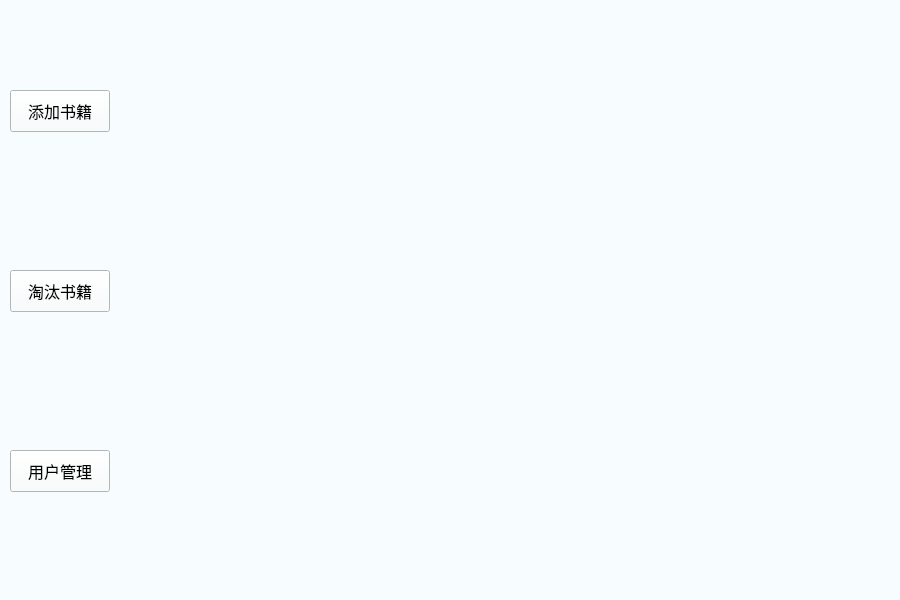
<?xml version="1.0" encoding="UTF-8"?>
<ui version="4.0">
 <class>Form</class>
 <widget class="QWidget" name="Form">
  <property name="geometry">
   <rect>
    <x>0</x>
    <y>0</y>
    <width>900</width>
    <height>600</height>
   </rect>
  </property>
  <property name="sizePolicy">
   <sizepolicy hsizetype="Preferred" vsizetype="Preferred">
    <horstretch>0</horstretch>
    <verstretch>0</verstretch>
   </sizepolicy>
  </property>
  <property name="windowTitle">
   <string>&quot;欢迎登陆图书馆管理系统&quot;</string>
  </property>
  <property name="styleSheet">
   <string notr="true">background-color: rgb(247, 253, 255);</string>
  </property>
  <widget class="QPushButton" name="addBookButton">
   <property name="geometry">
    <rect>
     <x>10</x>
     <y>90</y>
     <width>100</width>
     <height>42</height>
    </rect>
   </property>
   <property name="sizePolicy">
    <sizepolicy hsizetype="Fixed" vsizetype="Fixed">
     <horstretch>0</horstretch>
     <verstretch>0</verstretch>
    </sizepolicy>
   </property>
   <property name="minimumSize">
    <size>
     <width>100</width>
     <height>42</height>
    </size>
   </property>
   <property name="maximumSize">
    <size>
     <width>100</width>
     <height>42</height>
    </size>
   </property>
   <property name="font">
    <font>
     <family>宋体</family>
     <pointsize>12</pointsize>
     <weight>50</weight>
     <bold>false</bold>
    </font>
   </property>
   <property name="text">
    <string>添加书籍</string>
   </property>
  </widget>
  <widget class="QPushButton" name="dropBookButton">
   <property name="geometry">
    <rect>
     <x>10</x>
     <y>270</y>
     <width>100</width>
     <height>42</height>
    </rect>
   </property>
   <property name="sizePolicy">
    <sizepolicy hsizetype="Fixed" vsizetype="Fixed">
     <horstretch>0</horstretch>
     <verstretch>0</verstretch>
    </sizepolicy>
   </property>
   <property name="minimumSize">
    <size>
     <width>100</width>
     <height>42</height>
    </size>
   </property>
   <property name="maximumSize">
    <size>
     <width>100</width>
     <height>42</height>
    </size>
   </property>
   <property name="font">
    <font>
     <family>宋体</family>
     <pointsize>12</pointsize>
     <weight>50</weight>
     <bold>false</bold>
    </font>
   </property>
   <property name="text">
    <string>淘汰书籍</string>
   </property>
  </widget>
  <widget class="QPushButton" name="userManageButton">
   <property name="geometry">
    <rect>
     <x>10</x>
     <y>450</y>
     <width>100</width>
     <height>42</height>
    </rect>
   </property>
   <property name="sizePolicy">
    <sizepolicy hsizetype="Fixed" vsizetype="Fixed">
     <horstretch>0</horstretch>
     <verstretch>0</verstretch>
    </sizepolicy>
   </property>
   <property name="minimumSize">
    <size>
     <width>100</width>
     <height>42</height>
    </size>
   </property>
   <property name="maximumSize">
    <size>
     <width>100</width>
     <height>42</height>
    </size>
   </property>
   <property name="font">
    <font>
     <family>宋体</family>
     <pointsize>12</pointsize>
     <weight>50</weight>
     <bold>false</bold>
    </font>
   </property>
   <property name="text">
    <string>用户管理</string>
   </property>
  </widget>
 </widget>
 <resources/>
 <connections>
  <connection>
   <sender>addBookButton</sender>
   <signal>clicked()</signal>
   <receiver>Form</receiver>
   <slot>addBookButtonClicked()</slot>
   <hints>
    <hint type="sourcelabel">
     <x>71</x>
     <y>108</y>
    </hint>
    <hint type="destinationlabel">
     <x>74</x>
     <y>151</y>
    </hint>
   </hints>
  </connection>
  <connection>
   <sender>dropBookButton</sender>
   <signal>clicked()</signal>
   <receiver>Form</receiver>
   <slot>dropBookButtonClicked()</slot>
   <hints>
    <hint type="sourcelabel">
     <x>59</x>
     <y>296</y>
    </hint>
    <hint type="destinationlabel">
     <x>61</x>
     <y>312</y>
    </hint>
   </hints>
  </connection>
  <connection>
   <sender>userManageButton</sender>
   <signal>clicked()</signal>
   <receiver>Form</receiver>
   <slot>userManage()</slot>
   <hints>
    <hint type="sourcelabel">
     <x>80</x>
     <y>483</y>
    </hint>
    <hint type="destinationlabel">
     <x>84</x>
     <y>507</y>
    </hint>
   </hints>
  </connection>
 </connections>
 <slots>
  <slot>SignUp()</slot>
  <slot>addBookButtonClicked()</slot>
  <slot>dropBookButtonClicked()</slot>
  <slot>userManage()</slot>
 </slots>
</ui>
